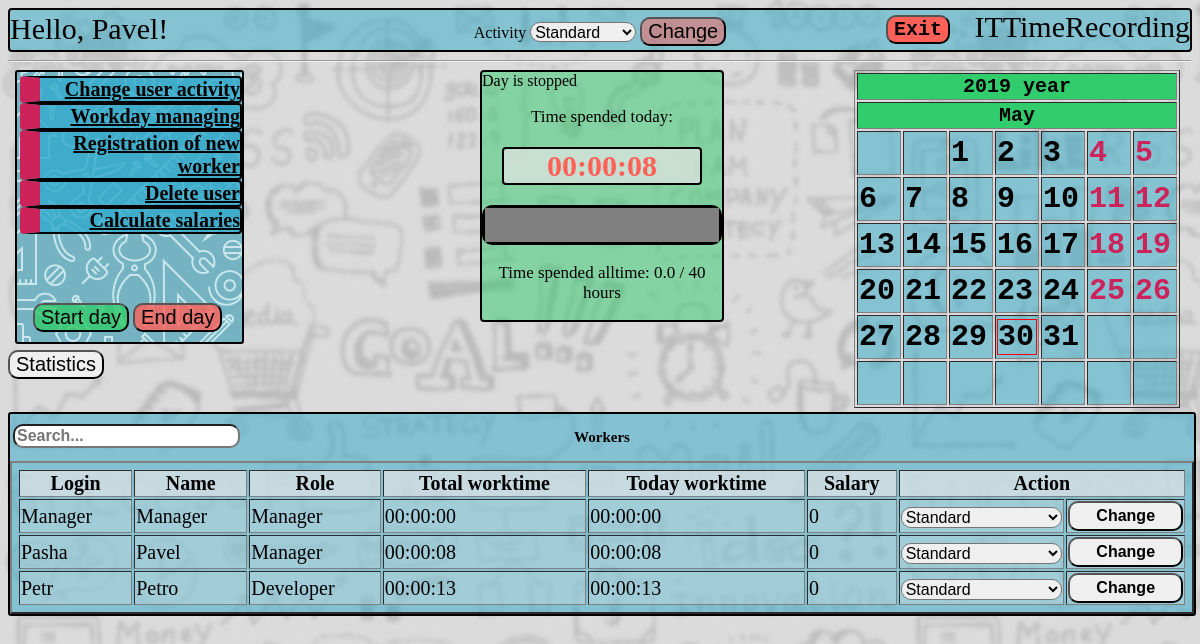
Before: /manager/ChangeUserActivity (signed in) with the older database file.
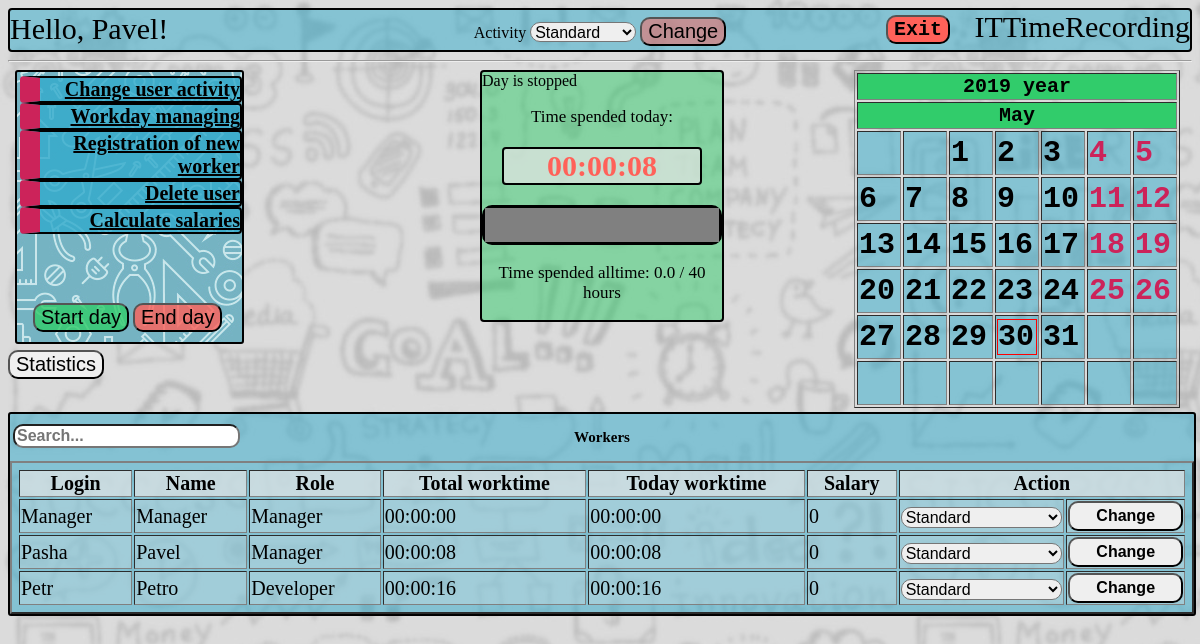
After: the same page with the newer database file.
### rec/models.py (models this page shows, shortened)
class User(db.Model):
    __tablename__ = 'USER'
    login = db.Column('LOGIN', db.String(20), primary_key=True)
    password = db.Column('PASSWORD', db.String(20), nullable=False)
    salary = db.Column('SALARY', db.INTEGER)
    worktime = db.Column('WORKTIME', db.INTEGER)
    username = db.Column('USERNAME', db.String(50), nullable=False)
    role = db.Column('ROLE_NAME', db.String(15), nullable=False )

class Developer(User):
    def ohhh(self, date, activity):
        newDay = Workday(self.login, date, activity)
        db.session.add(newDay)
        db.session.commit()
        return newDay

### rec/tools/Manager/views.py (the view)
@mod.route('/ChangeUserActivity', methods=['GET', 'POST'])
def ChangeUserActivity():
    if ('userlogin' in request.form and 'activity' in request.form):
        g.user.choose_dev_activity(request.form['userlogin'],request.form['activity'])
    everyone = User.query.all()
    workdays = Workday.query.filter_by(date=date.toordinal())
    workdict = {}
    for workday in workdays:
        workdict[workday.user] = workday
    return render_template("tools/Manager/ChangeUserActivity.html",
                           user=g.user,
                           menu=menu,
                           date=date,
                           cal=cal,
                           norms=session['normative'],
                           curtime=Workday.query.filter_by(id=session["workday_id"]).first().time + session['time'],
                           workers=everyone,
                           workdays=workdict)

### rec/templates/tools/Manager/ChangeUserActivity.html (shortened to what this page needs)
{% include "homepage.html" %}
<div class = "usertable">
<p>Workers</p>
<input type = 'text' id = 'search-text' onkeyup='tableSearch()' placeholder="Search...">
<table border="2px" id = 'info-table'>
<tr>
    <th>Login</th>
    <th>Name</th>
    <th>Role</th>
    <th>Total worktime</th>
    <th>Today worktime</th>
    <th>Salary</th>
    <th colspan="2">Action</th>
</tr>
{% for worker in workers %}
<tr>
    <td>{{ worker.login }}</td>
    <td>{{ worker.username }}</td>
    <td>{{ worker.role }}</td>
    {% if worker.login in workdays %}
        {% set workertime = workdays[worker.login].time %}
        {% set ended = workdays[worker.login].ended %}
    <td {% if ended == 0 %}class = 'timer'{% endif %}>{{ '%02d'|format((worker.worktime/3600)|int) }}:{{ '%02d'|format((worker.worktime%3600)/60|int) }}:{{ '%02d'|format((worker.worktime%60)|int) }}</td>
    <td {% if ended == 0 %}class = 'timer'{% endif %}>{{'%02d'|format((workertime/3600)|int) }}:{{ '%02d'|format((workertime%3600)/60|int) }}:{{ '%02d'|format((workertime%60)|int)}}</td>
    {% else %}
        <td>00:00:00</td>
        <td>00:00:00</td>
    {% endif %}
    <td>{{ worker.salary | round(2)}}</td>
        <form method="post" action="{{ url_for('Manager.ChangeUserActivity') }}">
            <td>
                {% set activity = 'Standard' %}
                {% if worker.login in workdays %}
                    {% set activity = workdays[worker.login].activity %}
                {% endif %}
                <select name="activity" id="activity">
                    <option value="Standard" {% if activity == 'Standard' %} selected="selected" {% endif %}>Standard</option>
                </select></td>
            <td><input type="submit" value="Change">
            </td>
        </form>
</tr>
{% endfor %}
</table>
</div>

### rec/templates/homepage.html (shortened to what this page needs)
<!DOCTYPE html>
{% extends "base.html" %}
{% block body %}
    {% set ended = workdays[user.login].ended %}
    <body link="black">
    <div class="hello">Hello, {{ user.username }}!</div>
    <div class="back"></div>
    <div class="menu">
    <ul>
    {% set role = user.role %}
    {% for item in menu %}
        <li>
            {% set url = role+"."+item[1] %}
            <a href = {{ url_for(url) }}>{{ item[0] }}</a>
        </li>
    {% endfor %}
    </ul>
    </div>
    <div class="progress_bar">
        {% if ended == 1 %}<img src="">Day is stopped{% endif %}
        <p> Time spended today: </p>
        {% if ended == 0 %}
            <p class="timer">{{ '%02d'|format((curtime/3600)|int) }}:{{ '%02d'|format((curtime%3600)/60|int) }}:{{ '%02d'|format((curtime%60)|int) }} </p>
        {% else %}
            <p class="stoppedtimer">{{ '%02d'|format((curtime/3600)|int) }}:{{ '%02d'|format((curtime%3600)/60|int) }}:{{ '%02d'|format((curtime%60)|int) }} </p>
        {% endif %}
        <progress max = {{ norms }} value = {{ (user.worktime/3660 + curtime/3660)|round(2) }}></progress>
        <p> Time spended alltime: {{ (user.worktime/3600 + curtime/3660)|round(1)}} / {{ norms | round }} hours</p>
    </div>
    <div class = 'dayman'>
        <form method="post">
        <table>
            <tr>
                <td>
                   <input class="startday" type="submit" value="Start day" formaction={{ url_for("rec.begin_day") }}>
                </td>
                <td>
                    {% if ended %}
                        <input class="endday" type="submit" value="End day" formaction={{ url_for("rec.home") }}>
                    {%else%}
                        <input class="endday" type="submit" value="End day" formaction={{ url_for("rec.end_day") }}>
                    {%endif%}
                </td>
            </tr>
        </table>
        </form>
    </div>
    {% include "calendar.html" %}
    <div class="activity">
        <form method="post">
            <label for="activity"> Activity </label>
            {% set activity = 'Standard' %}
                {% if user.login in workdays %}
                    {% set activity = workdays[user.login].activity %}
                {% endif %}
                <select name="activity" id="activity">
                    <option value="Standard" {% if activity == 'Standard' %} selected="selected" {% endif %}>Standard</option>
                </select>
            <input type="submit" name="activity" value="Change" formaction='{{ url_for('rec.activity') }}'>
        </form>
    </div>
    <form method="post">
    <input class="stats" type="submit" name="stats" value="Statistics" formaction='{{ url_for('rec.Stats') }}'>
    </form>
    <form method="post">
    <input class="exit" type="submit" name="exit" value="Exit" formaction='{{ url_for('rec.exit') }}'>
    </form>
</body>
{% endblock %}

### rec/templates/base.html (shortened to what this page needs)
{% block content %}
<link rel="stylesheet" href="/static/css/main.css" />
<div class="header">ITTimeRecording</div>
<hr>
{% endblock %}
{% block body %}
{% endblock %}

### rec/templates/calendar.html (shortened to what this page needs)
<link rel="stylesheet" href="/static/css/main.css" />
<div class = "calendar">
<form method="post">
{% set months_names = {
        1: 'January', 2: 'February', 3: 'March', 4: 'April',
        5: 'May', 6: 'June', 7: 'July', 8: 'August',
        9: 'September', 10: 'October', 11: 'November', 12: 'December'
    } %}
    <table border="1">
        <tr>
            <th colspan="7">{{ date.year }} year</th>
        </tr>
        <tr>
            <th colspan="7">{{ months_names[date.month] }} </th>
        </tr>
        {% for week in cal %}
            <tr>
                {% for day in week %}
                    <td>
                    {% if  day.date == date.day %}
                        <div class="today">
                    {% endif %}
                    {% if day.form == "Vacancy" %}
                        <div class="vacancy">
                            <div class="date">{{ day.date }}</div>
                        </div>
                    {% endif %}
                    {% if day.form == "Work" %}
                        <div class="workday">
                            <div class="date">{{ day.date }}</div>
                        </div>
                    {% endif %}
                    {% if  day.date == date.day %}
                        </div>
                    {% endif %}
                    </td>
                {% endfor %}
            </tr>
        {% endfor %}
    </table>
</form>
</div>

### rec/static/css/main.css (style rules this page uses)
body { background-color: #57FFC6; #background: url("ERZHAN.gif"); background: url("work.jpg"); background-size: 900px 900px; font-family: Georgia, 'Times New Roman', Times, serif; }
.stats { position:absolute; top: 350px; }
.dayman { position:absolute; top: 300px; left: 30px; z-index: 1; }
.startday { background-color: rgba(49, 204, 107, 0.8); }
.endday { background-color: rgba(255, 97, 89, 0.8); }
.usertable { width: 100%; background-color: rgba(49, 171, 204, 0.51); margin-top: 310px; border-radius: 3px; border: black solid 2px; overflow-x: auto; display: block; position: relative; top: 40px; }
.usertable table { width: 100%; font-size: 20px; padding: 5px; }
input { border-radius: 10px; }
.usertable th { background-color: rgba(229,229,229,0.7); font-size: 20px; }
.usertable td { background-color: rgba(229,229,229,0.3); font-size: 20px; }
.usertable input[type="submit"] { font-weight: bolder; width: 100%; height: 30px; font-size: 16px; }
.usertable input[type="text"] { font-weight: bolder; position: absolute; top: 10px; left: 3px; font-size: 16px; }
.usertable select { width: 100%; height: 100%; font-size: 16px; border-radius: 10px; }
.usertable p { text-align: center; font-size: 15px; font-weight: bolder; }
.back { background: url("tools.jpg"); position: absolute; top: 70px; left: 15px; width: 225px; height: 270px; border-radius: 3px; border: black solid 2px; }
.activity { text-align: center; padding: 2px; position:absolute; top: 15px; right: 35%; left: 35%; }
.activity input { background-color: rgba(255, 97, 89, 0.5); border-radius: 10px; }
.activity select { margin: 0px; padding: 0px; height: 20px; font-size: 16px; border-radius: 10px; }
.header { height: 40px; font-size: 30px; text-align: right; background-color: rgba(49, 171, 204, 0.5); border: black solid 2px; border-radius: 4px; }
.autorization td, input { font-size: 20px; }
.progress_bar { width: 20%; position:absolute; top: 70px; left: 40%; right: 40%; background-color: rgba(49, 204, 107, 0.5); border: black solid 2px; border-radius: 4px; }
.progress_bar .stoppedtimer { background-color: rgba(229,229,229,0.7); color: rgba(255, 97, 89, 1); font-weight: bolder; font-size: 30px; border: black solid 2px; border-radius: 4px; margin: 20px; }
.progress_bar progress { color: #31ABCC; width: 100%; height: 40px; border: black solid 3px; border-radius: 10px; }
.progress_bar p { color: black; text-align: center; font-size: 17px; }
.menu { position: absolute; top:60px; left: 10px; }
.menu ul { list-style-type: none; padding-left: 10px; color: black; }
.menu li { font-size: 20px; width: 200px; background-color: rgba(49, 171, 204, 0.8); text-align: right; border: black solid 2px; border-radius: 4px; border-left: #CC235A solid 20px; font-weight: bolder; }
.calendar { position: absolute; top: 70px; right: 20px; }
.calendar .vacancy { color: #CC235A; }
.calendar td { background-color: rgba(49, 171, 204, 0.5); font-size: 30px; width: 40px; height: 40px; font-family: monospace; font-weight: bold; }
.calendar th { background-color: #31CC6B; font-size: 20px; font-family: monospace; font-weight: bold; }
.calendar .today { border: solid 1px red; }
.exit { background-color: #ff6159; font-size: 20px; font-family: monospace; font-weight: bold; text-align: center; position: absolute; top: 15px; right: 250px; }
.hello { position: absolute; top: 12px; left: 10px; font-size: 30px; }

Changed rows visible on the page:
changed Developer "Petr": (worker.worktime%60)|int "13" → "16"; (workertime%60)|int "13" → "16"
